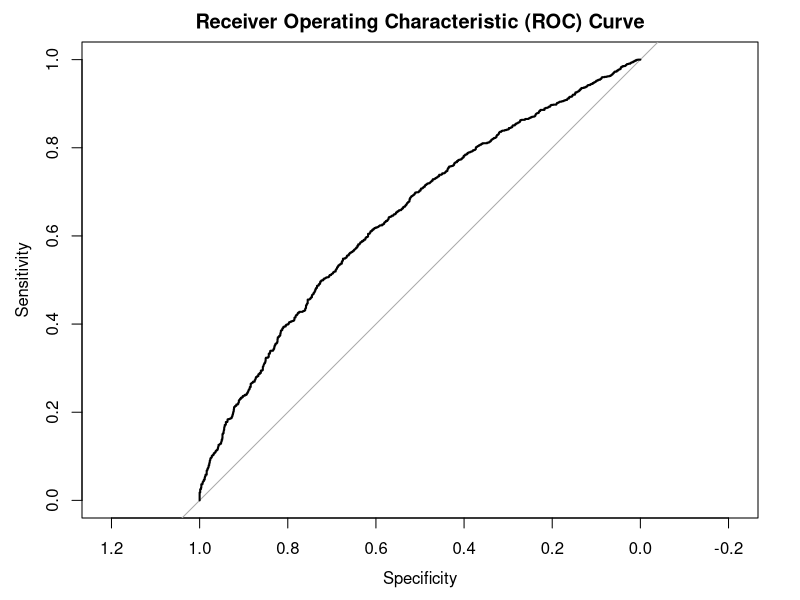
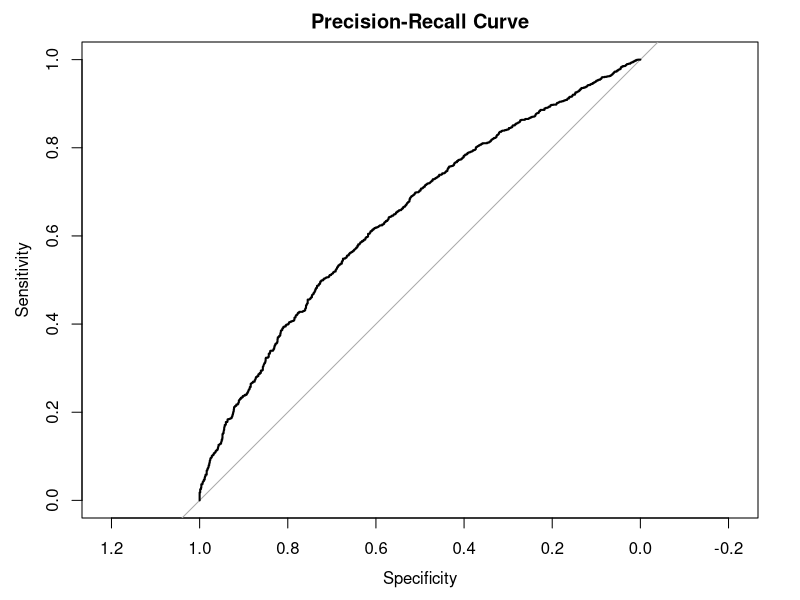

R code for these plots, in order: (Note: this script raises an error after producing the figures.)
# Load required libraries
library(dplyr)
library(tidyr)
library(readr)

# NOTE: Set to your working directory
setwd(dirname(rstudioapi::getSourceEditorContext()$path))
print(paste("Current Working Directory: ",getwd()), sep="\n")

# Load the datas`et
df <- read_csv("ground_weather_preprocessed.csv")

# Split the dataset into predictors (X) and the target variable (y)
target_variable_column <- "image"
X <- select(df, -target_variable_column)
y <- select(df, target_variable_column)
dim(X)[1] == dim(y)[1]
# Perform any additional data preprocessing steps as needed
# For example, scaling/standardizing variables, creating dummy variables, etc.

# Split the dataset into training and testing sets
set.seed(123)  # Set a random seed for reproducibility
train_indices <- sample(nrow(df), nrow(df) * 0.7)  # 70% for training
train_data <- X[train_indices, ]
test_data <- y[-train_indices, ]

#------------------------
model <- glm(image ~ ., data = df, family = "binomial")

# Make predictions on the test data
predictions <- predict(model, newdata = df, type = "response")

# Evaluate the model (example: using accuracy)
predicted_classes <- ifelse(predictions > 0.5, 1, 0)
accuracy <- sum(predicted_classes == df$image) / length(df$image)
cat("Accuracy:", accuracy)
#------------------------
# Create a confusion matrix below
#------------------------
# Install the "caret" package if it's not already installed
# install.packages("caret")

# Load the required libraries
library(caret)

# Make predictions on the test data
predictions <- predict(model, newdata = df, type = "response")

# Convert predicted_classes and df$image to factors with the same levels
predicted_classes <- factor(ifelse(predictions > 0.5, 1, 0))
df$image <- factor(df$image)

# Create the confusion matrix
confusion_matrix <- confusionMatrix(predicted_classes, df$image)

# Print the confusion matrix
confusion_matrix
#-------------------------------------------------------------------------------
# VISUALIZATIONS
#-------------------------------------------------------------------------------
# Default Visual
library(pROC)
roc_obj <- roc(df$image, predictions)
plot(roc_obj, main = "Receiver Operating Characteristic (ROC) Curve")

pr_obj <- roc(df$image, predictions, direction = "<")
plot(pr_obj, main = "Precision-Recall Curve")

# Error: Unable to load package rms on my linux box
install.packages("rms")
library(rms)
calibration_plot <- calibration(predictions, df$image, method = "bins")
plot(calibration_plot, main = "Calibration Plot")
#-------------------------------------------------------------------------------
# ggPlot  Visual
library(pROC)
library(ggplot2)

# ROC Curve
roc_obj <- roc(df$image, predictions)

roc_data <- data.frame(
  "FPR" = roc_obj$specificities,
  "TPR" = roc_obj$sensitivities
)

roc_plot <- ggplot(roc_data, aes(x = FPR, y = TPR)) +
  geom_line() +
  geom_abline(slope = 1, intercept = 0, linetype = "dashed") +
  labs(x = "False Positive Rate", y = "True Positive Rate") +
  ggtitle("Receiver Operating Characteristic (ROC) Curve")

roc_plot

#========================================
# Precision Recall Visualization
# Precision: measures the accuracy of positive predictions made by a model
# Precision = True Positives / (True Positives + False Positives)
# Recall: measures ability of a model to identify positive instances correctly
# Recall = True Positives / (True Positives + False Negatives)
#========================================
pr_obj <- roc(df$image, predictions, direction = "<")

# Calculate Precision
pr_data <- data.frame(
  "Recall" = pr_obj$sensitivities,
  "Specificity" = pr_obj$specificities
)

pr_data$Precision <- with(pr_data, Recall / (Recall + (1 - Specificity)))

# Filter out rows with missing values
pr_data <- pr_data[complete.cases(pr_data), ]

pr_plot <- ggplot(pr_data, aes(x = Recall, y = Precision)) +
  geom_line() +
  labs(x = "Recall", y = "Precision") +
  ggtitle("Precision-Recall Curve")

pr_plot

# Heatmap of Original Dataset w/targeted attributes
library(ggplot2)
# Calculate correlation matrix
numeric_df <- df[, sapply(df, is.numeric)]
cor_matrix <- cor(numeric_df)

# Convert correlation matrix to long format
cor_data <- reshape2::melt(cor_matrix)

# Create correlation heatmap using ggplot2
heatmap_plot <- ggplot(cor_data, aes(Var1, Var2, fill = value)) +
  geom_tile() +
  scale_fill_gradient(low = "white", high = "red") +
  labs(x = "Variable 1", y = "Variable 2", title = "Correlation Heatmap") +
  geom_text(aes(label = round(value, 2)), color = "black", size = 3)

heatmap_plot

#===============================================================================
# Display Outputs
#===============================================================================
heatmap_plot
confusion_matrix
roc_plot
pr_plot

#===============================================================================

# Fit the logistic regression model and get the coefficients
model <- glm(image ~ ., data = df, family = "binomial")
coefficients <- coef(model)
sorted_coefficients <- sort(abs(coefficients), decreasing = TRUE)

# Variables with larger absolute coefficients have a stronger influence
# on the prediction
print(`sorted_coefficients`)

# Remove the intercept coefficient
predictor_coef <- sorted_coefficients[-1]
coef_data <- data.frame(Variable = names(predictor_coef), Coefficient = predictor_coef)


# Sort the coefficients by their absolute values for easier interpretation
coef_data <- coef_data[order(abs(coef_data$Coefficient), decreasing = TRUE), ]

coef_plot <- ggplot(coef_data, aes(x = Variable, y = Coefficient, fill = Coefficient > 0.4999)) +
  geom_bar(stat = "identity", color = "black") +
  labs(x = "Predictor Variable", y = "Coefficient Magnitude", title = "Comparison of Coefficients") +
  theme(axis.text.x = element_text(angle = 45, hjust = 1)) +
  scale_fill_manual(values = c("coral", "forestgreen"), labels = c("Minority", "Majority"), guide = guide_legend(reverse = TRUE)) +
  coord_cartesian(ylim = c(0.0, 1.0))

# Display the bar plot
coef_plot
